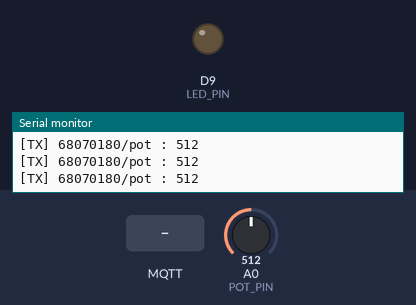
Bench run of a sketch on a simulated Arduino Uno R4 WiFi. On the bench: output pins drawn as LEDs (lit = HIGH), the last lines printed to the serial monitor. The test bench sets the inputs (shaded band); at power-on: A0 (POT_PIN) = 512. WiFi joins after 1.5 s; servers stay silent unless stated; random numbers use the default seed unless the sketch sets one; no MQTT or app messages arrive unless stated.

Above: at 2.7 s.
2.8 s: MQTT message "ON" arrives on the first subscribed topic
At 3.5 s:
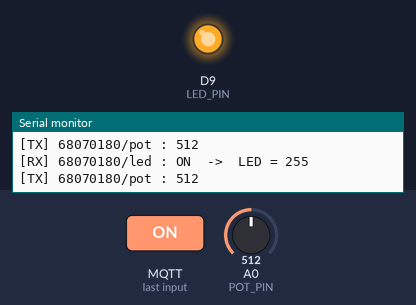
4.3 s: MQTT message "90" arrives on the first subscribed topic
At 4.7 s:
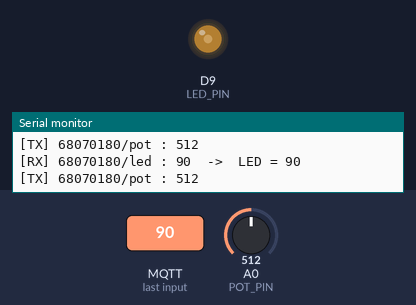
5.8 s: MQTT message "200" arrives on the first subscribed topic
At 7.0 s:
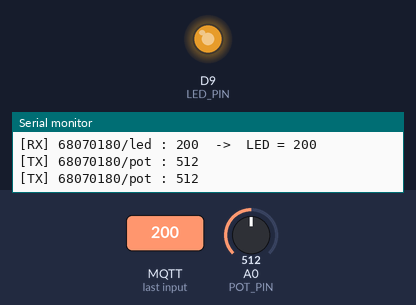
7.3 s: MQTT message "OFF" arrives on the first subscribed topic
At 8.2 s:
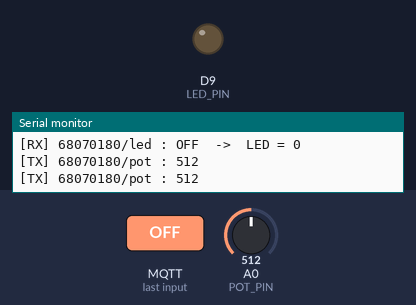
Timing chart, 0 to 9.8 s (numbered marks = the images above; inputs shaded):
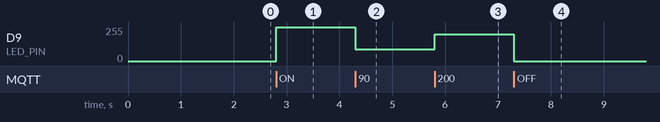

The sketch:

W15_1B_MQTT_Dashboard.ino
```cpp
// งาน 15.1 (แบบ B) : MQTT Dashboard
// บอร์ด publish ค่า Potentiometer ขึ้น HiveMQ -> หน้าเว็บ (dashboard.html) แสดงตัวเลขและแถบ
// หน้าเว็บกดปุ่ม ON/OFF หรือเลื่อนสไลเดอร์ -> publish -> บอร์ด subscribe มาคุมความสว่าง LED
// บอร์ด Arduino UNO R4 WiFi   ไลบรารี: MQTT (Joel Gaehwiler) → MQTTClient.h  |  WiFiS3 มากับบอร์ดแล้ว
// วงจร: Potentiometer ขาริม -> 5V และ GND, ขากลาง -> A0
//       LED: D9 (PWM ~) -> R 220Ω -> ขายาว, ขาสั้น -> GND

#include <WiFiS3.h>
#include <MQTTClient.h>

// ===== แก้ตรงนี้ (topic ต้องตรงกับใน dashboard.html) =====
const char WIFI_SSID[] = "iphone 80 promax";            // hotspot มือถือ ต้องเป็น 2.4 GHz
const char WIFI_PASSWORD[] = "88888888";
const char MQTT_BROKER_ADRRESS[] = "mqtt-dashboard.com";
const int   MQTT_PORT = 1883;                   // บอร์ดใช้ 1883 ส่วนเว็บใช้ 8884
const char* TOPIC_POT = "68070180/pot";    // บอร์ด publish
const char* TOPIC_LED = "68070180/led";    // บอร์ด subscribe

const int POT_PIN = A0;
const int LED_PIN = 9;     // ขา PWM

WiFiClient network;
MQTTClient mqtt = MQTTClient(256);
unsigned long lastPub = 0;

void messageReceived(String &topic, String &payload) {
  String msg = payload;
  msg.trim();

  int brightness;
  if (msg.equalsIgnoreCase("ON"))       brightness = 255;
  else if (msg.equalsIgnoreCase("OFF")) brightness = 0;
  else                   brightness = constrain(msg.toInt(), 0, 255);   // ตัวเลข 0–255 จากสไลเดอร์
  analogWrite(LED_PIN, brightness);

  Serial.print("[RX] ");
  Serial.print(topic);
  Serial.print(" : ");
  Serial.print(msg);
  Serial.print("  ->  LED = ");
  Serial.println(brightness);
}

void connectWiFi() {
  Serial.print("Connecting WiFi: ");
  Serial.println(WIFI_SSID);
  while (WiFi.begin(WIFI_SSID, WIFI_PASSWORD) != WL_CONNECTED) {
    Serial.print(".");
    delay(3000);
  }
  while (WiFi.localIP() == IPAddress(0, 0, 0, 0)) delay(200);   // รอจนได้ IP
  Serial.print("WiFi OK, IP = ");
  Serial.println(WiFi.localIP());
}

void connectToMQTT() {
  while (!mqtt.connected()) {
    String clientId = "r4-dash-" + String(random(0xFFFFFF), HEX);   // ห้ามซ้ำกับคนอื่น
    Serial.print("Connecting MQTT ... ");
    if (mqtt.connect(clientId.c_str())) {
      Serial.println("OK");
      mqtt.subscribe(TOPIC_LED);       // subscribe ใหม่ทุกครั้งที่ต่อใหม่
    } else {
      Serial.print("fail err=");
      Serial.print(mqtt.lastError()); Serial.print(" rc="); Serial.println(mqtt.returnCode());
      delay(2000);
    }
  }
}

void setup() {
  Serial.begin(9600);
  pinMode(LED_PIN, OUTPUT);
  connectWiFi();
  randomSeed(micros());
  mqtt.begin(MQTT_BROKER_ADRRESS, MQTT_PORT, network);
  mqtt.onMessage(messageReceived);
  connectToMQTT();
}

void loop() {
  if (WiFi.status() != WL_CONNECTED) connectWiFi();
  if (!mqtt.connected()) connectToMQTT();
  mqtt.loop();                              // ต้องเรียกตลอด ห้ามใส่ delay ยาว ๆ

  if (millis() - lastPub >= 500) {          // publish ทุก 0.5 วินาที
    lastPub = millis();
    int raw = analogRead(POT_PIN);          // 0–1023
    mqtt.publish(TOPIC_POT, String(raw).c_str());
    Serial.print("[TX] ");
    Serial.print(TOPIC_POT);
    Serial.print(" : ");
    Serial.println(raw);
  }
}
```

Measured:
- after the input at 2.8 s, D9 (LED_PIN): 0/255 → 255/255 at once
- after the input at 4.3 s, D9 (LED_PIN): 255/255 → 90/255 at once
- after the input at 5.8 s, D9 (LED_PIN): 90/255 → 200/255 at once
- after the input at 7.3 s, D9 (LED_PIN): 200/255 → 0/255 at once
